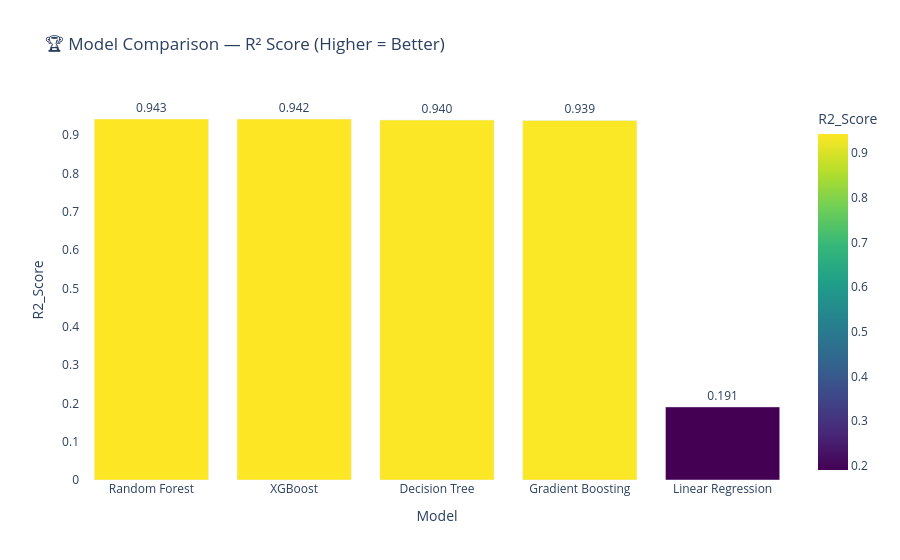
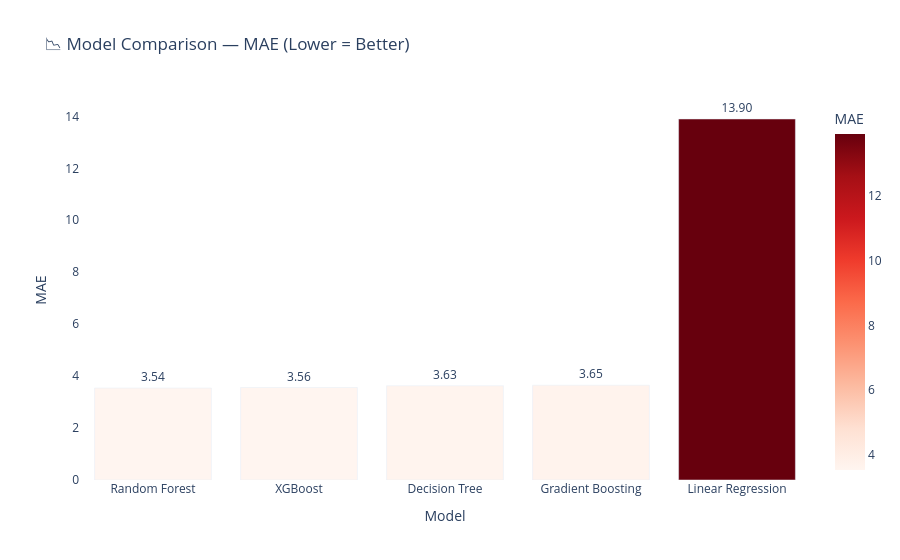

The notebook cell these images were saved under, in order:
### Code cell
# ============================================
# STEP 7 — RESULTS COMPARE KARO
# ============================================
print("\n" + "=" * 50)
print("STEP 7 — MODEL COMPARISON RESULTS")
print("=" * 50)

results_df = pd.DataFrame(results)
results_df = results_df.sort_values("R2_Score", ascending=False)
results_df = results_df.reset_index(drop=True)

print("\n📊 All Models Comparison Table:")
print(results_df.to_string(index=False))

# Best model identify karo
best_model_name = results_df.iloc[0]["Model"]
best_r2 = results_df.iloc[0]["R2_Score"]

print(f"""

🏆 BEST MODEL: {best_model_name}
   R² Score : {best_r2:.4f} ({best_r2*100:.1f}% Accuracy)
""")

# Graph banao comparison ka
import plotly.express as px

fig = px.bar(
    results_df,
    x="Model",
    y="R2_Score",
    title="🏆 Model Comparison — R² Score (Higher = Better)",
    text="R2_Score",
    color="R2_Score",
    color_continuous_scale="Viridis"
)
fig.update_traces(texttemplate='%{text:.3f}', textposition='outside')
fig.update_layout(plot_bgcolor='white')
fig.show()

# MAE comparison graph (kam MAE = better)
fig2 = px.bar(
    results_df,
    x="Model",
    y="MAE",
    title="📉 Model Comparison — MAE (Lower = Better)",
    text="MAE",
    color="MAE",
    color_continuous_scale="Reds"
)
fig2.update_traces(texttemplate='%{text:.2f}', textposition='outside')
fig2.update_layout(plot_bgcolor='white')
fig2.show()

### Figure 1 — Plotly figure (JSON) as saved in the notebook; plotly's stock layout.template omitted (floating-point values rounded to 4 significant figures)
{"data": [{"hovertemplate": "Model=%{x}<br>R2_Score=%{marker.color}<extra></extra>", "legendgroup": "", "marker": {"color": [0.9425, 0.9423, 0.9397, 0.9386, 0.1908], "coloraxis": "coloraxis", "pattern": {"shape": ""}}, "name": "", "orientation": "v", "showlegend": false, "text": [0.9425, 0.9423, 0.9397, 0.9386, 0.1908], "textposition": "outside", "texttemplate": "%{text:.3f}", "type": "bar", "x": ["Random Forest", "XGBoost", "Decision Tree", "Gradient Boosting", "Linear Regression"], "xaxis": "x", "y": [0.9425, 0.9423, 0.9397, 0.9386, 0.1908], "yaxis": "y"}], "layout": {"barmode": "relative", "coloraxis": {"colorbar": {"title": {"text": "R2_Score"}}, "colorscale": [[0, "#440154"], [0.1111, "#482878"], [0.2222, "#3e4989"], [0.3333, "#31688e"], [0.4444, "#26828e"], [0.5556, "#1f9e89"], [0.6667, "#35b779"], [0.7778, "#6ece58"], [0.8889, "#b5de2b"], [1, "#fde725"]]}, "legend": {"tracegroupgap": 0}, "plot_bgcolor": "white", "title": {"text": "🏆 Model Comparison — R² Score (Higher = Better)"}, "xaxis": {"anchor": "y", "domain": [0, 1], "title": {"text": "Model"}}, "yaxis": {"anchor": "x", "domain": [0, 1], "title": {"text": "R2_Score"}}}}

### Figure 2 — Plotly figure (JSON) as saved in the notebook; plotly's stock layout.template omitted (floating-point values rounded to 4 significant figures)
{"data": [{"hovertemplate": "Model=%{x}<br>MAE=%{marker.color}<extra></extra>", "legendgroup": "", "marker": {"color": [3.54, 3.56, 3.63, 3.65, 13.9], "coloraxis": "coloraxis", "pattern": {"shape": ""}}, "name": "", "orientation": "v", "showlegend": false, "text": [3.54, 3.56, 3.63, 3.65, 13.9], "textposition": "outside", "texttemplate": "%{text:.2f}", "type": "bar", "x": ["Random Forest", "XGBoost", "Decision Tree", "Gradient Boosting", "Linear Regression"], "xaxis": "x", "y": [3.54, 3.56, 3.63, 3.65, 13.9], "yaxis": "y"}], "layout": {"barmode": "relative", "coloraxis": {"colorbar": {"title": {"text": "MAE"}}, "colorscale": [[0, "rgb(255,245,240)"], [0.125, "rgb(254,224,210)"], [0.25, "rgb(252,187,161)"], [0.375, "rgb(252,146,114)"], [0.5, "rgb(251,106,74)"], [0.625, "rgb(239,59,44)"], [0.75, "rgb(203,24,29)"], [0.875, "rgb(165,15,21)"], [1, "rgb(103,0,13)"]]}, "legend": {"tracegroupgap": 0}, "plot_bgcolor": "white", "title": {"text": "📉 Model Comparison — MAE (Lower = Better)"}, "xaxis": {"anchor": "y", "domain": [0, 1], "title": {"text": "Model"}}, "yaxis": {"anchor": "x", "domain": [0, 1], "title": {"text": "MAE"}}}}
